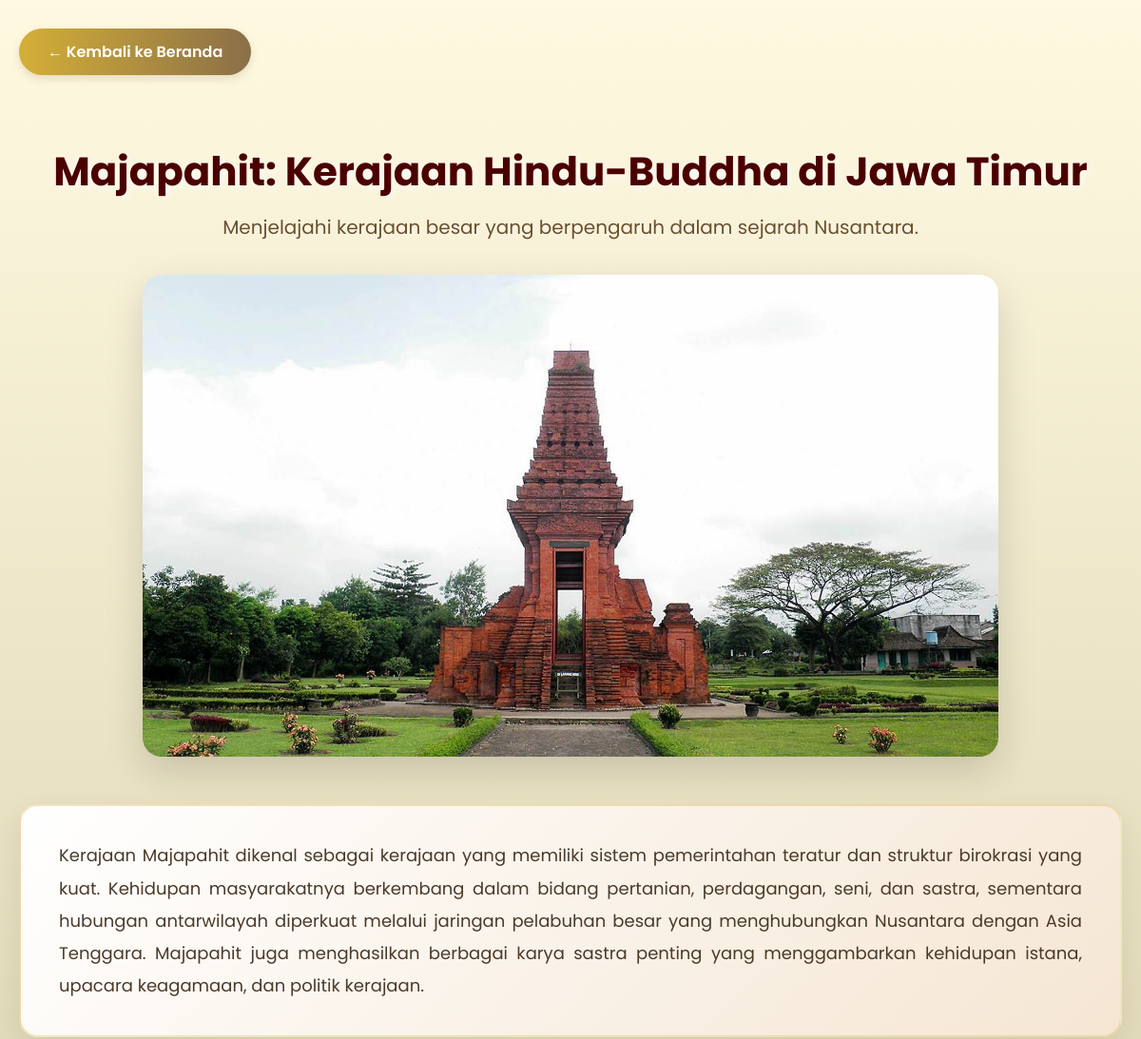
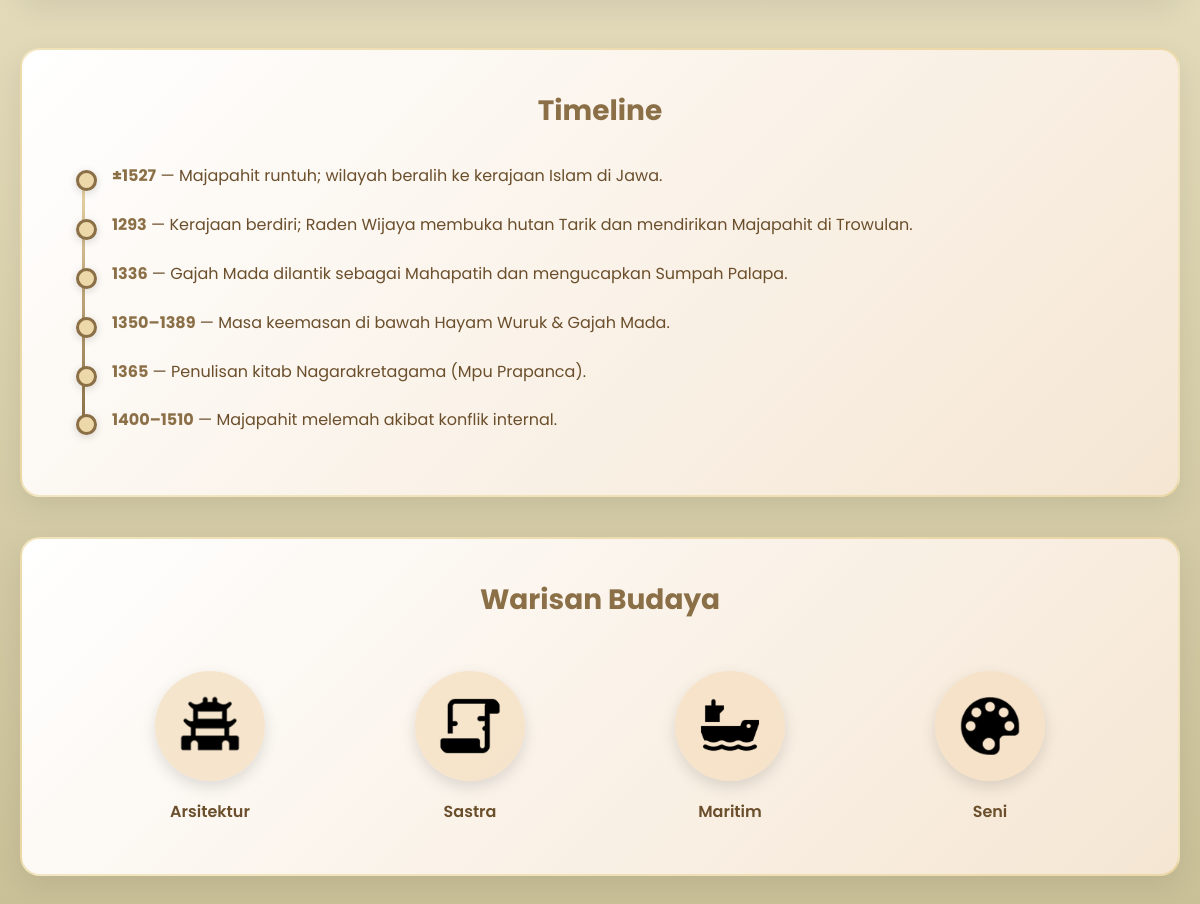
Screenshot of /index.php/kerajaan/detail/2 with the database file from the repository (2 pictures, top to bottom).
### tables this page shows
CREATE TABLE `kingdoms` (
  `id` int(11) NOT NULL,
  `nama` varchar(255) DEFAULT NULL,
  `subjudul` text DEFAULT NULL,
  `gambar` varchar(255) DEFAULT NULL,
  `deskripsi` longtext DEFAULT NULL
);

CREATE TABLE `kingdom_timelines` (
  `id` int(11) NOT NULL,
  `kingdom_id` int(11) DEFAULT NULL,
  `tahun` varchar(50) DEFAULT NULL,
  `isi` text DEFAULT NULL
);

CREATE TABLE `kingdom_warisan` (
  `id` int(11) NOT NULL,
  `kingdom_id` int(11) DEFAULT NULL,
  `nama` varchar(100) DEFAULT NULL,
  `ikon` varchar(255) DEFAULT NULL
);

### application/controllers/Detail.php (called while the page is built, shortened)
<?php
class Detail extends CI_Controller {
    public function __construct() {
        $this->load->model('Detail_model');
    }
    public function detail($id)
    {
        $data['kingdom']  = $this->Detail_model->get_detail($id);
        $data['timeline'] = $this->Detail_model->get_timeline($id);
        $data['warisan']  = $this->Detail_model->get_warisan($id);
        $this->load->view('kerajaan/detail', $data);
    }
}

### index.php (called while the page is built, shortened)
<?php
require_once BASEPATH.'core/CodeIgniter.php';

### application/models/Detail_model.php (called while the page is built, shortened)
<?php
class Detail_model extends CI_Model {
    public function get_detail($id) {
        return $this->db->get_where('kingdoms', ['id' => $id])->row();
    }
    public function get_timeline($id) {
        $this->db->order_by('tahun', 'ASC');
        return $this->db->get_where('kingdom_timelines', ['kingdom_id' => $id])->result();
    }
    public function get_warisan($id) {
        return $this->db->get_where('kingdom_warisan', ['kingdom_id' => $id])->result();
    }
}

### application/views/kerajaan/detail.php (the view, shortened to what this page needs)
<!DOCTYPE html>
<html lang="en">
  <head>
    <link
      rel="stylesheet"
      href="<?= base_url('styles/detail.css') ?>"
    />
    <link rel="stylesheet" href="<?= base_url('styles/loader.css') ?>" />
  </head>
  <body>
    <div class="container">
      <a href="<?= site_url('landing_logged') ?>" class="btn-back">
        ← Kembali ke Beranda
      </a>
      <section class="hero-section">
        <div class="hero-content">
          <h1 class="title"><?= $kingdom->nama ?></h1>
          <p class="subtitle"><?= $kingdom->subjudul ?></p>
        </div>
        <div class="hero-image">
          <img src="<?= base_url('assets/detail/'.$kingdom->gambar) ?>" alt="<?= $kingdom->nama ?>" />
        </div>
      </section>
      <section class="main-content">
        <div class="description-box">
          <p class="description"><?= $kingdom->deskripsi ?></p>
        </div>
      <div class="box timeline">
        <h2>Timeline</h2>
        <ul class="timeline-list">
          <?php foreach($timeline as $t): ?>
          <li>
            <b><?= $t->tahun ?></b> —
            <?= $t->isi ?>
          </li>
          <?php endforeach; ?>
        </ul>
      </div>
      <div class="box warisan">
        <h2>Warisan Budaya</h2>
        <div class="warisan-grid">
          <?php foreach($warisan as $w): ?>
          <div class="warisan-item">
            <img src="<?= base_url('assets/warisan/'.$w->ikon) ?>" alt="<?= $w->nama ?>" />
            <h3><?= $w->nama ?></h3>
          </div>
          <?php endforeach; ?>
        </div>
      </div>
      </section>
    </div>
  </body>
</html>

### styles/detail.css (style rules this page uses)
* { margin: 0; padding: 0; box-sizing: border-box; font-family: "Poppins", sans-serif; }
body { background-image: url("../assets/rekomendasi_bg1.png"); background-size: cover; background-position: center; background-repeat: no-repeat; background-attachment: fixed; min-height: 100vh; position: relative; }
body::before { content: ""; position: fixed; top: 0; left: 0; right: 0; bottom: 0; background: linear-gradient( 180deg, rgba(255, 248, 220, 0.85), rgba(190, 179, 131, 0.85) ); z-index: -1; }
.container { width: 100%; max-width: 1200px; margin: auto; padding: 30px 20px 60px; }
.btn-back { display: inline-block; background: linear-gradient(90deg, #d4af37, #8b6f47); color: white; padding: 12px 30px; border-radius: 30px; text-decoration: none; font-weight: 600; margin-bottom: 30px; transition: all 0.3s ease; box-shadow: 0 4px 10px rgba(139, 111, 71, 0.2); }
.hero-section { margin-top: 40px; margin-bottom: 50px; }
.hero-content { text-align: center; margin-bottom: 35px; }
.title { font-size: 42px; font-weight: 700; color: #4b0000; margin-bottom: 12px; text-shadow: 2px 2px 8px rgba(255, 255, 255, 0.8); }
.subtitle { font-size: 20px; color: #6b4f2c; font-weight: 400; line-height: 1.5; text-shadow: 1px 1px 4px rgba(255, 255, 255, 0.6); }
.hero-image { position: relative; margin: 0 auto; max-width: 900px; border-radius: 20px; overflow: hidden; box-shadow: 0 15px 40px rgba(0, 0, 0, 0.15); transition: transform 0.3s ease; z-index: 2; }
.hero-image img { display: block; width: 100%; height: auto; }
.main-content { margin-top: 50px; }
.description-box { background: linear-gradient(135deg, #fff, #f5e6d3); border-radius: 20px; padding: 35px 40px; margin-bottom: 50px; border: 2px solid rgba(212, 175, 55, 0.3); box-shadow: 0 10px 30px rgba(0, 0, 0, 0.08); }
.description { font-size: 18px; line-height: 1.9; text-align: justify; color: #4b3a2a; margin: 0; }
.box { background: linear-gradient(135deg, #fff, #f5e6d3); border-radius: 20px; padding: 40px; margin-bottom: 40px; border: 2px solid rgba(212, 175, 55, 0.3); box-shadow: 0 10px 30px rgba(0, 0, 0, 0.08); transition: all 0.3s ease; }
.timeline h2 { text-align: center; color: #8b6f47; margin-bottom: 30px; font-size: 28px; font-weight: 700; }
.timeline-list { list-style-type: none; padding-left: 0; position: relative; }
.timeline-list::before { content: ""; position: absolute; left: 20px; top: 10px; bottom: 10px; width: 3px; background: linear-gradient(180deg, #edd8a9, #8b6f47); border-radius: 2px; }
.timeline-list li { font-size: 16px; line-height: 1.8; color: #6b4f2c; margin-bottom: 20px; padding-left: 50px; position: relative; }
.timeline-list li::before { content: ""; position: absolute; left: 14px; top: 8px; width: 15px; height: 15px; background: #edd8a9; border: 3px solid #8b6f47; border-radius: 50%; box-shadow: 0 2px 8px rgba(0, 0, 0, 0.15); }
.timeline-list li b { color: #8b6f47; font-weight: 700; }
.warisan h2 { text-align: center; color: #8b6f47; margin-bottom: 40px; font-size: 28px; font-weight: 700; }
.warisan-grid { display: flex; justify-content: center; flex-wrap: wrap; gap: 40px; padding: 10px 0; }
.warisan-item { display: flex; flex-direction: column; align-items: center; gap: 18px; width: 220px; transition: transform 0.3s ease; }
.warisan-grid img { width: 110px; height: 110px; object-fit: contain; background: rgba(246, 224, 196, 0.8); padding: 18px; border-radius: 50%; box-shadow: 0 6px 15px rgba(0, 0, 0, 0.12); transition: all 0.3s ease; }
.warisan-item h3 { font-size: 16px; color: #6b4f2c; text-align: center; margin: 0; font-weight: 600; }

### rows the page displays
kingdoms: nama "Majapahit: Kerajaan Hindu-Buddha di Jawa Timur", subjudul "Menjelajahi kerajaan besar yang berpengaruh dalam sejarah Nusantara.", gambar (picture), deskripsi "Kerajaan Majapahit dikenal sebagai kerajaan yang memiliki sistem pemerintahan teratur dan struktur birokrasi yang kuat. Kehidupan masyarakatnya berkembang dalam bidang pertanian, perdagangan, seni, dan sastra, sementara hubungan antarwilayah diperkuat melalui jaringan pelabuhan besar yang menghubungkan Nusantara dengan Asia Tenggara. Majapahit juga menghasilkan berbagai karya sastra penting yang menggambarkan kehidupan istana, upacara keagamaan, dan politik kerajaan."
kingdom_timelines: tahun "±1527", isi "Majapahit runtuh; wilayah beralih ke kerajaan Islam di Jawa."
kingdom_timelines: tahun "1293", isi "Kerajaan berdiri; Raden Wijaya membuka hutan Tarik dan mendirikan Majapahit di Trowulan."
kingdom_timelines: tahun "1336", isi "Gajah Mada dilantik sebagai Mahapatih dan mengucapkan Sumpah Palapa."
kingdom_timelines: tahun "1350–1389", isi "Masa keemasan di bawah Hayam Wuruk & Gajah Mada."
kingdom_timelines: tahun "1365", isi "Penulisan kitab Nagarakretagama (Mpu Prapanca)."
kingdom_timelines: tahun "1400–1510", isi "Majapahit melemah akibat konflik internal."
kingdom_warisan: ikon (picture), nama "Arsitektur"
kingdom_warisan: ikon (picture), nama "Sastra"
kingdom_warisan: ikon (picture), nama "Maritim"
kingdom_warisan: ikon (picture), nama "Seni"
